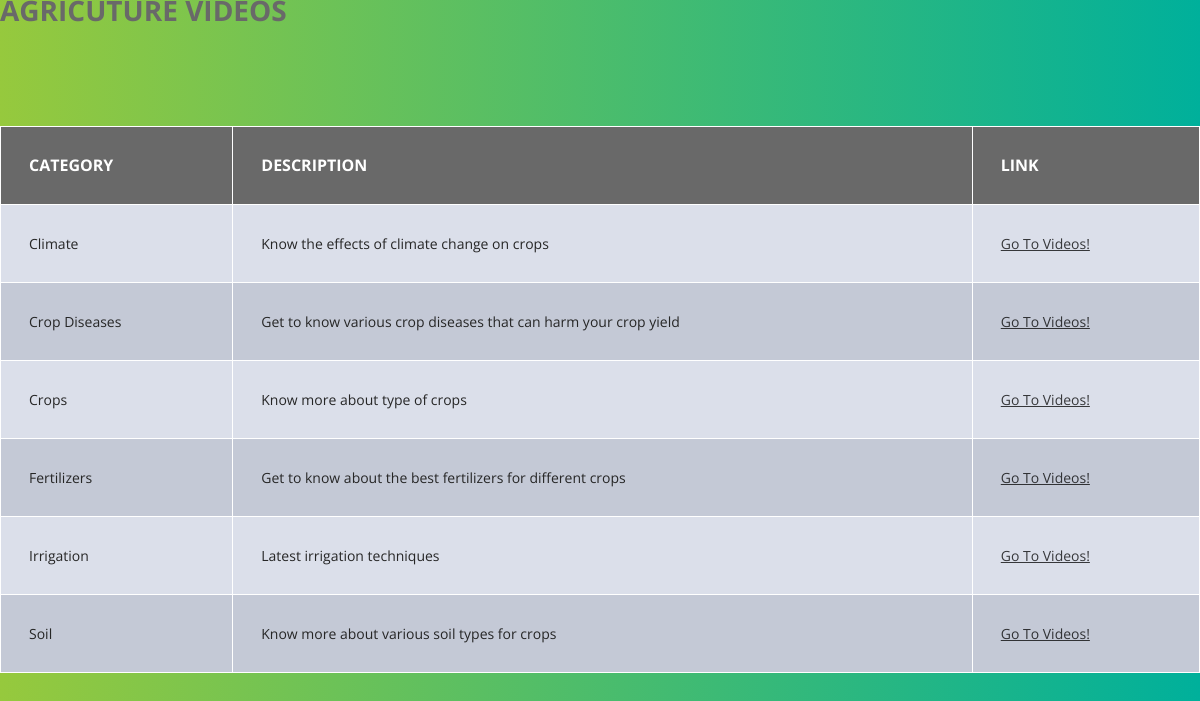
/videos.php, run on the app's committed database.
### tables this page shows
CREATE TABLE `videos` (
  `category` varchar(30) NOT NULL,
  `description` varchar(200) NOT NULL,
  `link` varchar(50) NOT NULL
);

### videos.php (the view, shortened to what this page needs)
<?php
include("config.php");
?>
<!DOCTYPE html>
<html>
<head>
  <link rel="stylesheet" href="styles.css">
  <link rel="stylesheet" href="font.css">
  <link rel="stylesheet" href="https://cdnjs.cloudflare.com/ajax/libs/font-awesome/4.7.0/css/font-awesome.min.css">
  <link rel="stylesheet" href="adsty.css">
</head>
  <body>
<h1><span class="headblack">AGRICUTURE VIDEOS</span></h1>
<br><br><br><br><br>
<?php
$sql="select * from videos";
$query=mysqli_query($connection,$sql);
echo "<center>";
echo '<table border=1px>';
echo'<th>CATEGORY</th><th>DESCRIPTION</th><th>LINK</th>';
while($data = mysqli_fetch_array($query))
{
echo"<tr>";
echo "<td>".$data['category']."</td><td>".$data['description']."</td><td><a href=".$data['link']." style='text-decoration:underline;'>Go To Videos!</a></td>";
echo'</tr>';
}
echo '</table>';
echo "</center>";
?>
  </body>
</html>

### FarmEasy/styles.css (style rules this page uses)
* { margin: 0; padding: 0; box-sizing: border-box; }
body { background-color: whitesmoke; }
html { font: normal 16px sans-serif; color: #555; }
a { text-decoration: none; opacity: 0.75; color: #fff; }

### FarmEasy/adsty.css (style rules this page uses)
body { background: #00b09b; background: -webkit-linear-gradient(to right, #96c93d, #00b09b); background: linear-gradient(to right, #96c93d, #00b09b); color: dimgray; font: 87.5%/1.5em 'Open Sans', sans-serif; margin: 0; }

### videos.php (style rules this page uses)
body { background: #00b09b; background: -webkit-linear-gradient(to right, #96c93d, #00b09b); background: linear-gradient(to right, #96c93d, #00b09b); }
a { color: black; }
table { width:100%; color: #262626; }
table, th, td { border: 1px solid white; border-collapse: collapse; }
th, td { padding: 28px; text-align: left; }
th { font-size: 16px; }
tr:nth-child(even) { background-color:#dbdfea; }
tr:nth-child(odd) { background-color:#c4c9d6; }
th { background-color: dimgray; color:white; }

### data on the page
videos: category "Climate", description "Know the effects of climate change on crops"
videos: category "Crop Diseases", description "Get to know various crop diseases that can harm your crop yield"
videos: category "Crops", description "Know more about type of crops"
videos: category "Fertilizers", description "Get to know about the best fertilizers for different crops"
videos: category "Irrigation", description "Latest irrigation techniques"
videos: category "Soil", description "Know more about various soil types for crops"
